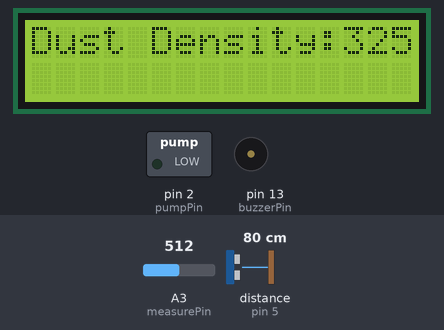
This sketch was run on a simulated Arduino Uno, built with avr-gcc and run on an emulated ATmega328P. Shown: 16×2 character LCD, switched loads named in the sketch (green lamp = pin HIGH), buzzer (waves = sounding). Wiring (inferred from the names in the program): ultrasonic range finder: trigger pin 6; echo pin 5. Inputs (shaded band) come from the test bench; at power-on: A3 (measurePin) = 512, distance to the obstacle (sensor on pin 5) 80 cm. The echo pulse lasts 58.3 µs per cm; pins used as bus, display or sensor lines are not drawn; what the sketch prints to the serial monitor is not drawn.

Above: at 1.2 s.
1.3 s: A3 (measurePin) set to 590
At 2.3 s:
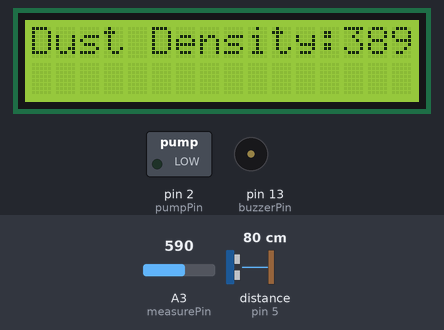
4.5 s: A3 (measurePin) set to 615
At 6.2 s:
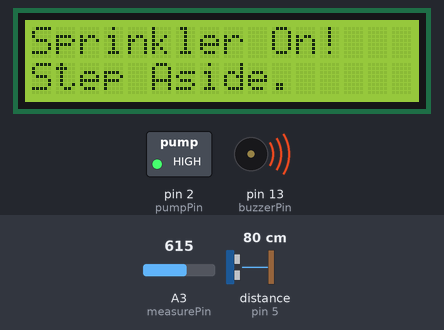
7.7 s: distance to the obstacle (sensor on pin 5) set to 2 cm
At 10.4 s:
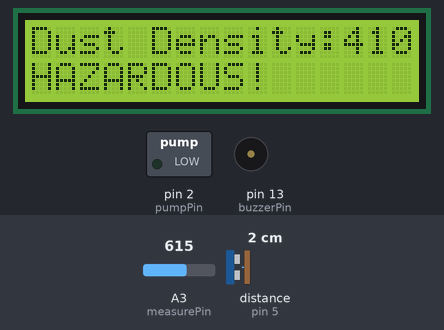
10.9 s: A3 (measurePin) set to 716
At 11.77 s:
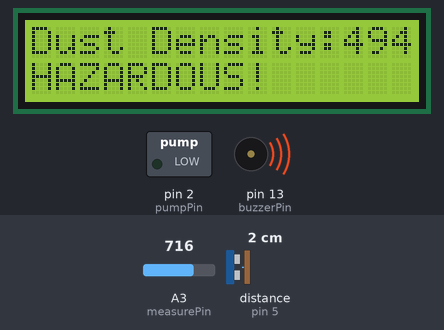
13.0 s: distance to the obstacle (sensor on pin 5) set to 29 cm
16.2 s: distance to the obstacle (sensor on pin 5) set to 35 cm
At 19.74 s:
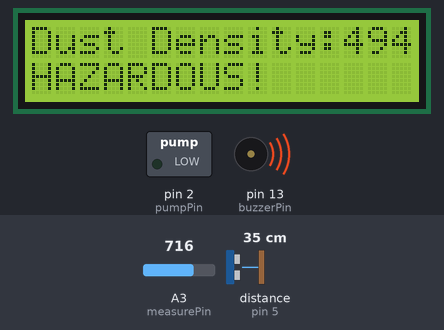
Timing chart, 0 to 19.9 s (numbered marks = the images above; inputs shaded):
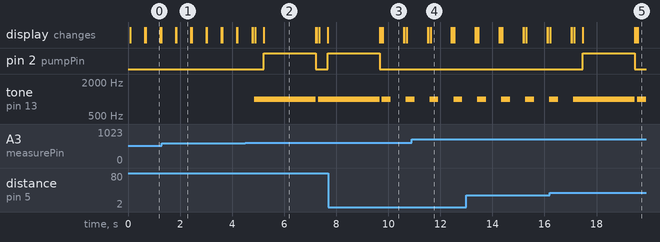

Measured:
- the behaviour switches between 603 and 604 on A3 (measurePin) (found by bisection; images 1 and 2)
- the behaviour switches between 31 and 32 cm on distance to the obstacle (sensor on pin 5) (found by bisection; images 4 and 5)
- after the input at 1.3 s, the display: first differs from a run without the input after 0.56 s (image 1)
- after the input at 4.5 s, pin 2 (pumpPin): LOW → HIGH after 0.72 s, → LOW 2.0 s later, → HIGH 0.46 s later; tone on pin 13 (buzzerPin): silent → 1000 Hz after 0.35 s, → silent 2.4 s later, → 1000 Hz 0.09 s later; the display: first differs from a run without the input after 0.29 s (image 2 shows a later state)
- after the input at 7.7 s, pin 2 (pumpPin): goes on until 9.7 s, then stays LOW
- after the input at 16.2 s, pin 2 (pumpPin): LOW → HIGH after 1.3 s, → LOW 2.0 s later; the display: first differs from a run without the input after 1.3 s (image 5 shows a later state)
- what the display in image 0 shows lasts 0.5 s, from 0.7 s to 1.2 s

The sketch:

cse461_project.ino
```cpp
#include <Wire.h>
#include <LiquidCrystal_I2C.h>
LiquidCrystal_I2C lcd(0x27, 2, 1, 0, 4, 5, 6, 7, 3, POSITIVE);

#define measurePin A3
#define powerPin 12
#define echoPin 5
#define trigPin 6
#define pumpPin 2
#define buzzerPin 13

int sonarDistanceVal;
int sonarTimeVal;
String str_dustDensity = "";
bool pumpHasBeenTurnedOn;

unsigned int samplingTime = 280;
unsigned int deltaTime = 40;
unsigned int sleepTime = 9680;

float voMeasured = 0;
float calcVoltage = 0;
float dustDensity = 0;

void setup() {
  Serial.begin(9600);
  lcd.begin(16, 2);
  lcd.backlight();
  pinMode(pumpPin, OUTPUT);
  pinMode(echoPin, INPUT);
  pinMode(trigPin, OUTPUT);
  pinMode(powerPin, OUTPUT);
  pinMode(buzzerPin, OUTPUT);
}

void loop() {
  pumpHasBeenTurnedOn = false;
  dustDensity = calculateDustDensity();
  if ( dustDensity < 0)
  {
    dustDensity = 0.00;
  }

  str_dustDensity = "Dust Density:" + (String)dustDensity;
  displayOnLCD(str_dustDensity, 0, 50);
  sonarDistanceVal = calculateSonarDistance();

  if (dustDensity > 400) {
    tone(buzzerPin, 1000);
    Serial.println("*****************DUST DENSITY GREATER THAN 400********************");
    displayOnLCD("HAZARDOUS!", 1, 300);
    if (sonarDistanceVal > 30) {
      Serial.println("*****************SONAR DISTANCE GREATER THAN 30cm********************");
      lcd.clear();
      displayOnLCD("Sprinkler On!", 0, 0);
      displayOnLCD("Step Aside.", 1, 0);
      sprinkleWater(2000);
      pumpHasBeenTurnedOn = true;
    }
    noTone(buzzerPin);
  }
  if (!pumpHasBeenTurnedOn)
  {
    delay(500);
  }
  lcd.clear();
}

int calculateDustDensity()
{
  digitalWrite(powerPin, LOW);
  delayMicroseconds(samplingTime);
  voMeasured = analogRead(measurePin);
  delayMicroseconds(deltaTime);
  digitalWrite(powerPin, HIGH);
  delayMicroseconds(sleepTime);
  calcVoltage = voMeasured * (5.0 / 1024);
  dustDensity = (0.17 * calcVoltage - 0.1) * 1000;

  //Serial.print("Raw Signal Value (0-1023): ");
  //Serial.println(voMeasured);
  //Serial.print("Voltage: ");
  //Serial.println(calcVoltage);
  Serial.print("Dust Density: ");
  Serial.println(dustDensity);
  Serial.println();
  return (int)dustDensity;
}

int calculateSonarDistance()
{
  digitalWrite(trigPin, LOW);
  delayMicroseconds(2);
  digitalWrite(trigPin, HIGH);
  delayMicroseconds(10);
  digitalWrite(trigPin, LOW);
  sonarTimeVal = pulseIn(echoPin, HIGH);
  sonarDistanceVal = (sonarTimeVal * .0343) / 2;

  Serial.print("Sonar Reading: ");
  Serial.print(sonarDistanceVal);
  Serial.println("cm");
  return (int)sonarDistanceVal;
}
void sprinkleWater(int pumpOnTime)
{
  digitalWrite(pumpPin, HIGH);
  delay(pumpOnTime);
  digitalWrite(pumpPin, LOW);
}

void displayOnLCD(String message, int row, int displayTime) //0 = first row, 1 = second
{
  lcd.setCursor(0, row);
  lcd.print(message);
  delay(displayTime);
}
```
